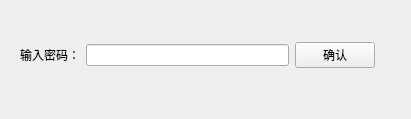
<?xml version="1.0" encoding="UTF-8"?>
<ui version="4.0">
 <class>doorDialog</class>
 <widget class="QWidget" name="doorDialog">
  <property name="geometry">
   <rect>
    <x>0</x>
    <y>0</y>
    <width>411</width>
    <height>119</height>
   </rect>
  </property>
  <property name="windowTitle">
   <string>Form</string>
  </property>
  <widget class="QWidget" name="">
   <property name="geometry">
    <rect>
     <x>20</x>
     <y>40</y>
     <width>355</width>
     <height>30</height>
    </rect>
   </property>
   <layout class="QHBoxLayout" name="horizontalLayout">
    <item>
     <widget class="QLabel" name="label">
      <property name="text">
       <string>输入密码：</string>
      </property>
     </widget>
    </item>
    <item>
     <widget class="QLineEdit" name="ed_password"/>
    </item>
    <item>
     <widget class="QPushButton" name="pb_yes">
      <property name="text">
       <string>确认</string>
      </property>
     </widget>
    </item>
   </layout>
  </widget>
  <zorder>label</zorder>
  <zorder>ed_password</zorder>
  <zorder>pb_yes</zorder>
  <zorder>label</zorder>
  <zorder>pb_yes</zorder>
 </widget>
 <resources/>
 <connections/>
</ui>
